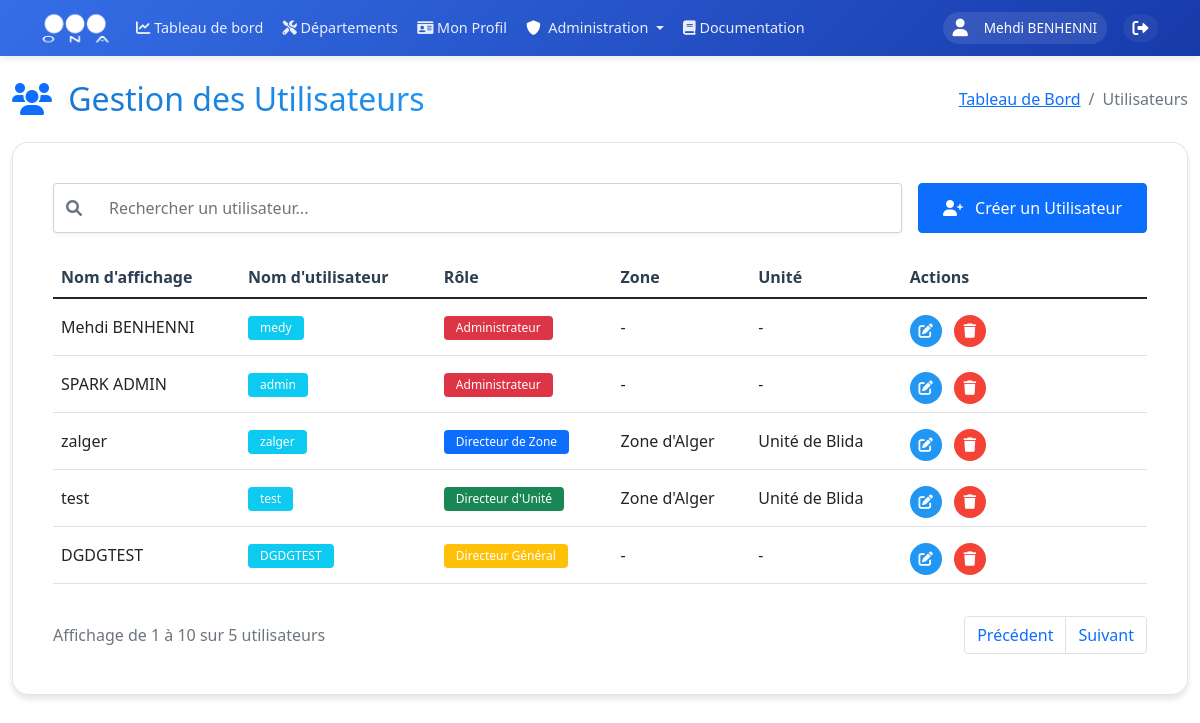
Page /admin/users (signed in) on the earlier database version.
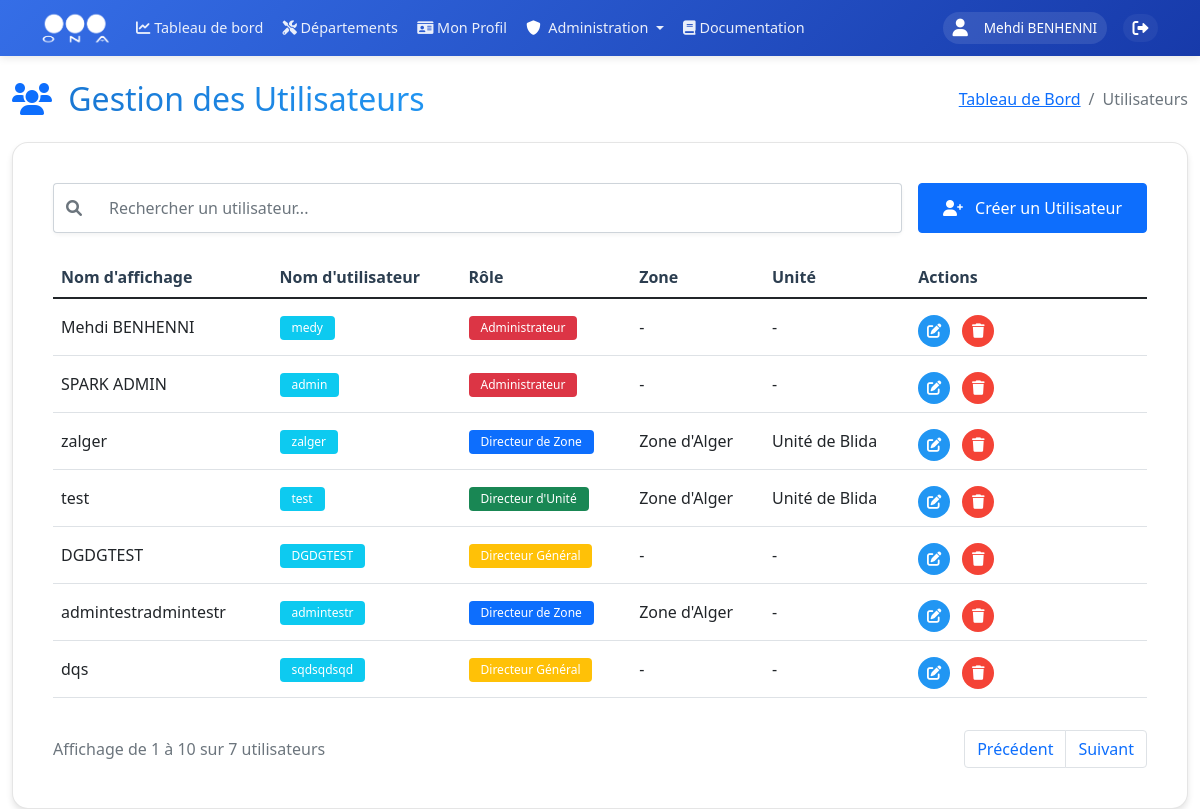
Same page on the later database version.
### models.py (models this page shows, shortened)
class User(UserMixin, db.Model):
    __tablename__ = 'users'
    id = db.Column(db.Integer, primary_key=True)
    username = db.Column(db.String(80), unique=True, nullable=False, index=True)
    nickname = db.Column(db.String(80), index=True)
    email = db.Column(db.String(120), unique=True, nullable=True, index=True)
    password_hash = db.Column(db.String(128))
    role = db.Column(db.String(20), nullable=False, default=UserRole.UTILISATEUR, index=True)
    is_active = db.Column(db.Boolean, default=True, index=True)
    last_login = db.Column(db.DateTime, index=True)
    unit_id = db.Column(db.Integer, db.ForeignKey('units.id', ondelete='SET NULL'), nullable=True, index=True)
    zone_id = db.Column(db.Integer, db.ForeignKey('zones.id', ondelete='SET NULL'), nullable=True, index=True)
    created_at = db.Column(db.DateTime, default=datetime.utcnow, index=True)
    updated_at = db.Column(db.DateTime, default=datetime.utcnow, onupdate=datetime.utcnow, index=True)
    profile = db.relationship('UserProfile', backref='user', uselist=False, lazy=True, cascade='all, delete-orphan')
    incidents = db.relationship('Incident', backref='author', lazy=True)

class Zone(db.Model):
    __tablename__ = 'zones'
    id = db.Column(db.Integer, primary_key=True)
    name = db.Column(db.String(100), unique=True, nullable=False, index=True)
    code = db.Column(db.String(10), unique=True, nullable=False, index=True)
    email = db.Column(db.String(120), unique=True, nullable=True)
    phone = db.Column(db.String(20), nullable=True)
    description = db.Column(db.Text)
    address = db.Column(db.String(200))
    director_id = db.Column(db.Integer, db.ForeignKey('users.id'), nullable=True)
    units = db.relationship('Unit', backref='zone', lazy=True, cascade='all, delete-orphan')
    users = db.relationship('User', backref='assigned_zone', lazy=True, foreign_keys='User.zone_id')
    director = db.relationship('User', foreign_keys=[director_id], backref='directed_zone', lazy=True)
    created_at = db.Column(db.DateTime, default=datetime.utcnow, index=True)
    updated_at = db.Column(db.DateTime, default=datetime.utcnow, onupdate=datetime.utcnow, index=True)

class Unit(db.Model):
    __tablename__ = 'units'
    id = db.Column(db.Integer, primary_key=True)
    name = db.Column(db.String(100), nullable=False, index=True)
    code = db.Column(db.String(10), unique=True, nullable=False, index=True)
    email = db.Column(db.String(120), unique=True, nullable=True)
    phone = db.Column(db.String(20), nullable=True)
    description = db.Column(db.Text)
    address = db.Column(db.String(200))
    zone_id = db.Column(db.Integer, db.ForeignKey('zones.id', ondelete='CASCADE'), nullable=False, index=True)
    director_id = db.Column(db.Integer, db.ForeignKey('users.id'), nullable=True)
    centers = db.relationship('Center', backref='unit', lazy='joined', cascade='all, delete-orphan')
    users = db.relationship('User', backref='assigned_unit', lazy=True, foreign_keys='User.unit_id')
    director = db.relationship('User', foreign_keys=[director_id], backref='directed_unit', lazy=True)
    incidents = db.relationship('Incident', backref='unit', lazy=True)
    created_at = db.Column(db.DateTime, default=datetime.utcnow, index=True)
    updated_at = db.Column(db.DateTime, default=datetime.utcnow, onupdate=datetime.utcnow, index=True)

### routes/users.py (the view)
@users.route('/admin/users')
@login_required
@admin_required
def manage_users():
    users = User.query.options(
        db.joinedload(User.assigned_zone),
        db.joinedload(User.assigned_unit)
    ).all()
    zones = Zone.query.order_by(Zone.name).all()
    zones_data = [{'id': zone.id, 'name': zone.name} for zone in zones]
    available_roles = [
        UserRole.EMPLOYEUR_DG,
        UserRole.EMPLOYEUR_ZONE,
        UserRole.EMPLOYEUR_UNITE,
        UserRole.UTILISATEUR
    ]
    if current_user.role == UserRole.ADMIN:
        available_roles = [UserRole.ADMIN] + available_roles
    return render_template('admin/users.html',
                         users=users,
                         zones=zones,
                         zones_data=zones_data,
                         UserRole=UserRole,
                         available_roles=available_roles,
                         current_user=current_user)  # Pass current_user and available_roles to template

### templates/admin/users.html (shortened to what this page needs)
{% extends "base/base.html" %}
{% block content %}
<div class="container-fluid mt-4">
    <div class="row mb-4">
        <div class="col-12">
            <div class="d-flex flex-column flex-md-row justify-content-between align-items-start align-items-md-center gap-3">
                <h2 class="mb-0">
                    <i class="fas fa-users me-2 text-primary"></i>
                    <span class="gradient-text">Gestion des Utilisateurs</span>
                </h2>
                <nav aria-label="breadcrumb">
                    <ol class="breadcrumb mb-0">
                        <li class="breadcrumb-item"><a href="{{ url_for('main_dashboard.dashboard') }}">Tableau de Bord</a></li>
                        <li class="breadcrumb-item active">Utilisateurs</li>
                    </ol>
                </nav>
            </div>
        </div>
    </div>
    <div class="row">
        <div class="col-12">
            <div class="glass-card">
                <div class="card-body">
                    <div class="d-flex flex-column flex-md-row justify-content-between align-items-stretch gap-3 mb-4">
                        <div class="flex-grow-1">
                            <div class="input-group">
                                <span class="input-group-text">
                                    <i class="fas fa-search"></i>
                                </span>
                                <input type="text" id="searchInput" class="form-control" placeholder="Rechercher un utilisateur...">
                            </div>
                        </div>
                        <div>
                            <button id="createUserBtn" class="btn btn-primary w-100">
                                <i class="fas fa-user-plus me-2"></i>
                                Créer un Utilisateur
                            </button>
                        </div>
                    </div>
                    <div class="table-responsive">
                        <table class="table table-hover" id="usersTable">
                            <thead>
                                <tr>
                                    <th class="text-nowrap">Nom d'affichage</th>
                                    <th class="text-nowrap">Nom d'utilisateur</th>
                                    <th class="text-nowrap">Rôle</th>
                                    <th class="text-nowrap">Zone</th>
                                    <th class="text-nowrap">Unité</th>
                                    <th class="text-nowrap">Actions</th>
                                </tr>
                            </thead>
                            <tbody>
                                {% for user in users %}
                                <tr>
                                    <td class="text-break">{{ user.nickname if user.nickname else '-' }}</td>
                                    <td><span class="badge bg-info text-break">{{ user.username }}</span></td>
                                    <td>
                                        {% if user.role == UserRole.ADMIN %}
                                            <span class="badge bg-danger text-wrap">{{ UserRole.get_role_display_name(user.role) }}</span>
                                        {% elif user.role == UserRole.EMPLOYEUR_DG %}
                                            <span class="badge bg-warning text-wrap">{{ UserRole.get_role_display_name(user.role) }}</span>
                                        {% elif user.role == UserRole.EMPLOYEUR_ZONE %}
                                            <span class="badge bg-primary text-wrap">{{ UserRole.get_role_display_name(user.role) }}</span>
                                        {% elif user.role == UserRole.EMPLOYEUR_UNITE %}
                                            <span class="badge bg-success text-wrap">{{ UserRole.get_role_display_name(user.role) }}</span>
                                        {% else %}
                                            <span class="badge bg-secondary text-wrap">{{ UserRole.get_role_display_name(user.role) }}</span>
                                        {% endif %}
                                    </td>
                                    <td class="text-break">{{ user.assigned_zone.name if user.assigned_zone else '-' }}</td>
                                    <td class="text-break">{{ user.assigned_unit.name if user.assigned_unit else '-' }}</td>
                                    <td>
                                        <div class="actions-wrapper">
                                            <div class="actions-cell">
                                                <div class="actions-dropdown">
                                                    <div class="actions-menu">
                                                        <button class="action-btn btn-primary edit-user me-2"
                                                                data-user-id="{{ user.id }}"
                                                                data-username="{{ user.username }}"
                                                                data-nickname="{{ user.nickname }}"
                                                                data-role="{{ user.role }}"
                                                                data-zone="{{ user.assigned_zone.id if user.assigned_zone else '' }}"
                                                                data-unit="{{ user.assigned_unit.id if user.assigned_unit else '' }}"
                                                                data-bs-toggle="tooltip"
                                                                title="Modifier l'utilisateur">
                                                            <i class="fas fa-edit"></i>
                                                        </button>
                                                        <button class="action-btn btn-danger delete-user"
                                                                data-user-id="{{ user.id }}"
                                                                data-bs-toggle="tooltip"
                                                                title="Supprimer l'utilisateur">
                                                            <i class="fas fa-trash"></i>
                                                        </button>
                                                    </div>
                                                </div>
                                            </div>
                                        </div>
                                    </td>
                                </tr>
                                {% endfor %}
                            </tbody>
                        </table>
                    </div>
                    <div class="d-flex flex-column flex-md-row justify-content-between align-items-center gap-3 mt-3">
                        <div class="text-muted order-2 order-md-1">
                            Affichage de <span id="startRange">1</span> à <span id="endRange">10</span> sur <span id="totalItems">{{ users|length }}</span> utilisateurs
                        </div>
                        <nav aria-label="Page navigation" class="order-1 order-md-2">
                            <ul class="pagination mb-0">
                                <li class="page-item">
                                    <button class="page-link" id="prevPage">Précédent</button>
                                </li>
                                <li class="page-item">
                                    <button class="page-link" id="nextPage">Suivant</button>
                                </li>
                            </ul>
                        </nav>
                    </div>
                </div>
            </div>
        </div>
    </div>
</div>
{% endblock %}
{% block extra_css %}
<link rel="stylesheet" href="{{ url_for('static', filename='css/admin/users.css') }}">
{% endblock %}

### templates/base/base.html (shortened to what this page needs)
<!DOCTYPE html>
<html lang="fr" dir="ltr">
<head>
    <link href="https://cdn.jsdelivr.net/npm/bootstrap@5.1.3/dist/css/bootstrap.min.css" rel="stylesheet">
    <link href="https://cdnjs.cloudflare.com/ajax/libs/font-awesome/6.0.0/css/all.min.css" rel="stylesheet">
    <link rel="stylesheet" href="https://unpkg.com/leaflet@1.9.4/dist/leaflet.css" />
    <link rel="stylesheet" href="https://cdn.datatables.net/1.11.5/css/dataTables.bootstrap5.min.css">
    {% block extra_css %}{% endblock %}
</head>
<body>
    <nav class="navbar navbar-expand-lg sticky-top">
        <div class="container">
            <a class="navbar-brand" href="{{ url_for('main_dashboard.dashboard') }}">
                <img src="{{ url_for('static', filename='images/ona_logo.png') }}" alt="ONA">
            </a>
            <div class="collapse navbar-collapse" id="navbarNav">
                <ul class="navbar-nav me-auto mb-2 mb-lg-0">
                    <li class="nav-item">
                        <a class="nav-link" href="{{ url_for('main_dashboard.dashboard') }}">
                            <i class="fas fa-chart-line"></i>
                            <span>Tableau de bord</span>
                        </a>
                    </li>
                    <li class="nav-item">
                        <a class="nav-link" href="{{ url_for('departements') }}">
                            <i class="fas fa-tools"></i>
                            <span>Départements</span>
                        </a>
                    </li>
                    {% if current_user.is_authenticated %}
                    <li class="nav-item">
                        <a class="nav-link" href="{{ url_for('profiles.view_profile') }}">
                            <i class="fas fa-id-card"></i>
                            <span>Mon Profil</span>
                        </a>
                    </li>
                    {% if current_user.role == 'Admin' %}
                    <li class="nav-item dropdown">
                        <a class="nav-link dropdown-toggle" href="#" id="adminDropdown" role="button" data-bs-toggle="dropdown">
                            <i class="fas fa-shield-alt text-white me-1"></i> Administration
                        </a>
                    </li>
                    {% endif %}
                    {% endif %}
                    <li class="nav-item">
                        <a class="nav-link {% if active_page == 'documentation' %}active{% endif %}" href="{{ url_for('documentation.view_documentation') }}">
                            <i class="fas fa-book"></i> Documentation
                        </a>
                    </li>
                </ul>
                <div class="user-section">
                    <div class="d-flex align-items-center">
                        {% if current_user.is_authenticated %}
                            <div class="user-info">
                                <i class="fas fa-user me-2"></i>
                                <span>
                                    {% if current_user.nickname %}
                                        {{ current_user.nickname }}
                                    {% else %}
                                        {{ current_user.username }}
                                    {% endif %}
                                </span>
                            </div>
                            <a href="{{ url_for('auth.logout') }}" class="logout-btn text-white text-decoration-none ms-2" title="Déconnexion">
                                <i class="fas fa-sign-out-alt"></i>
                            </a>
                        {% else %}
                            <a href="{{ url_for('auth.login') }}" class="btn btn-light">Connexion</a>
                        {% endif %}
                    </div>
                </div>
            </div>
        </div>
    </nav>
    {% block content %}{% endblock %}
</body>
</html>

Differences in the rows shown:
added User: nickname "admintestradmintestr", username "admintestr", get_role_display_name "Directeur de Zone", assigned_zone "Zone d'Alger", assigned_unit "-"
added User: nickname "dqs", username "sqdsqdsqd", get_role_display_name "Directeur Général", assigned_zone "-", assigned_unit "-"
Other differences:
{{ users|length }}: "5" → "7"
